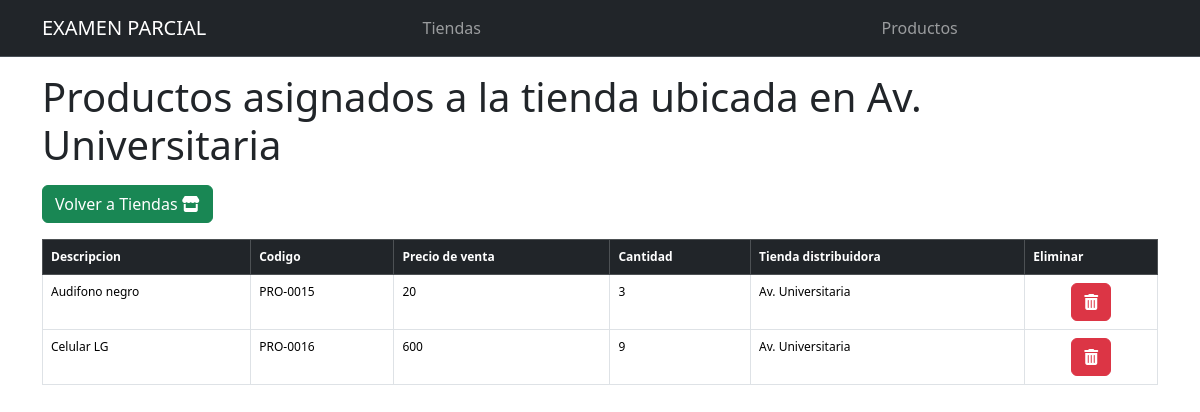
Screenshot of /gestionTienda/detalleTienda/6 with the database file from the repository.
### gestionTienda/models.py (models this page shows)
class Tienda(models.Model):
    direccion=models.CharField(max_length=48, blank=True, null=True)
    provincia=models.CharField(max_length=32, blank=True, null=True)
    region=models.CharField(max_length=16, blank=True, null=True)
    fechaCreacion=models.CharField(max_length=32, blank=True, null=True)
    telefonoContacto=models.CharField(max_length=16, blank=True, null=True)

class Producto(models.Model):
    descripcion=models.CharField(max_length=48, blank=True, null=True)
    codigo=models.CharField(max_length=16, blank=True, null=True)
    precioDeVenta=models.CharField(max_length=16, blank=True, null=True)
    cantidad=models.CharField(max_length=16, blank=True, null=True)
    tiendaRelacionada=models.ForeignKey(Tienda, on_delete=models.SET_NULL, blank=True, null=True)

### gestionTienda/views.py (the view)
# urls.py: path('detalleTienda/<str:idTienda>',views.detalleTienda,name='detalleTienda'),
def detalleTienda(request,idTienda):
    objTienda=Tienda.objects.get(id=idTienda)
    datos_Tienda=objTienda.producto_set.all()
    return render(request,'tiendaDetalles.html',{
        'objTienda':objTienda,
        'datos_Tienda':datos_Tienda
    })

### gestionTienda/templates/tiendaDetalles.html
{% extends 'base.html' %}
{% block pageContent %}
            <h1 class="mt-3 mb-3">Productos asignados a la tienda ubicada en {{ objTienda.direccion }}</h1>
            <a class="btn btn-success text-white mb-3" href="{% url 'gestionTienda:index' %}">Volver a Tiendas <i class="fa-solid fa-store"></i></a>
            <div style="overflow-x: auto;">
                <table class="table table-bordered table-hover" id="usersTable" style="font-size: 12px;">
                    <thead class="table-dark">
                        <th scope="col">Descripcion</th>
                        <th scope="col">Codigo</th>
                        <th scope="col">Precio de venta</th>
                        <th scope="col">Cantidad</th>
                        <th scope="col">Tienda distribuidora</th>
                        <th scope="col">Eliminar</th>
                    </thead>
                    <tbody>
                        {% for productoUnitario in datos_Tienda %}
                        <tr>
                            <td>{{ productoUnitario.descripcion }}</td>
                            <td>{{ productoUnitario.codigo }}</td>
                            <td>{{ productoUnitario.precioDeVenta }}</td>
                            <td>{{ productoUnitario.cantidad }}</td>
                            <td>{{ productoUnitario.tiendaRelacionada.direccion }}</td>
                            <td class="text-center"><a class="btn btn-danger" href="{% url 'gestionTienda:eliminarProducto' productoUnitario.id %}"><i class="fa-solid fa-trash-can"></i></a></td>
                        </tr>
                        {% endfor %}
                    </tbody>
                </table>
            </div>
{% endblock %}

### rows the page displays
Tienda: direccion "Av. Universitaria"
Producto: descripcion "Audifono negro", codigo "PRO-0015", precioDeVenta "20", cantidad "3", tiendaRelacionada.direccion "Av. Universitaria"
Producto: descripcion "Celular LG", codigo "PRO-0016", precioDeVenta "600", cantidad "9", tiendaRelacionada.direccion "Av. Universitaria"
